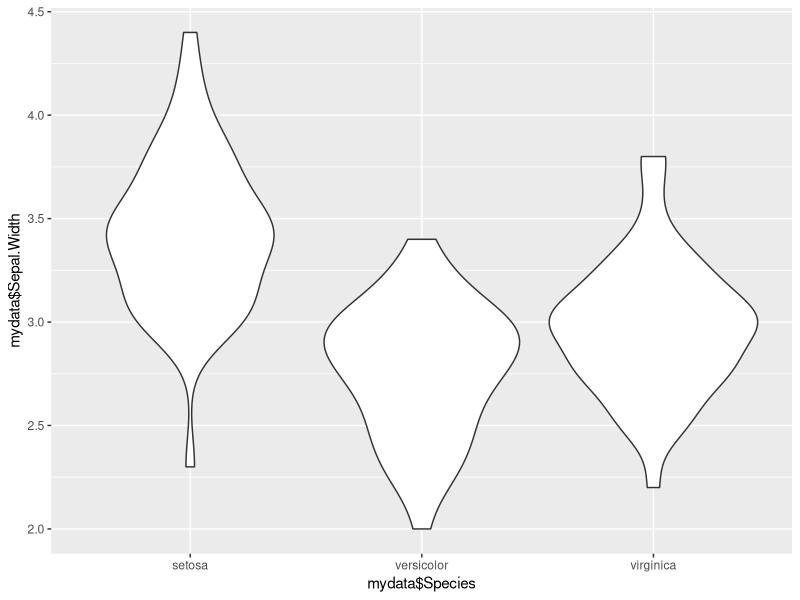

Recreate this plot in R.
## ---- chunk 1
library(ggplot2)
mydata<-(iris)
## ---- chunk 2
class(mydata$Species)
## ---- chunk 3
median(mydata$Sepal.Width)
## ---- chunk 4
library(ggplot2)
p <- ggplot(mydata, aes(x=mydata$Species, y=mydata$Sepal.Width)) + 
  geom_violin()
  print(p)
## ---- chunk 5
myanswer <- "(The MIT license is considered to be more permissive meaning that there isn't a lot that the developer has to do besides cite the MIT licnese. The GPLV3 license on the other hand is more restrictive which means the devoloper has to make any changes he makes to the code be open sourced. If you want to make it difficult for people to use your code then you can use the GPLV3 license whereas if you only want your name to be included, you can use the MIT license. GPLV3 is a copyleft license which reqiures more conditions be met than the MIT license such as disclosure of source, license and copyright notice and same license (file), whereas MIT licnese conditons only requre a license and copyright notice. Both MIT License and GPLV3 permit commercial use, distribution modification and private use, howerver GPLV3 also permits patent use and MIT license does not. In terms of limitations, both licenses have liability and warranty)"
## ---- chunk 6
nchar(myanswer)
## ---- chunk 7
gsub("MIT", "Massachusetts Institute of Technology", gsub("GPLV3", "General Public License", myanswer))
## ---- chunk 8
cat("
<style>
h1 {
    background-color: #990000;
    color:#FFF;
    text-align:center;
}
h2 {
   background-color:#f3d6d6;
   text-align:center;
   color:#333
}
h3 {
   margin-left:-5px;
   color:#333
}

</style>
")
